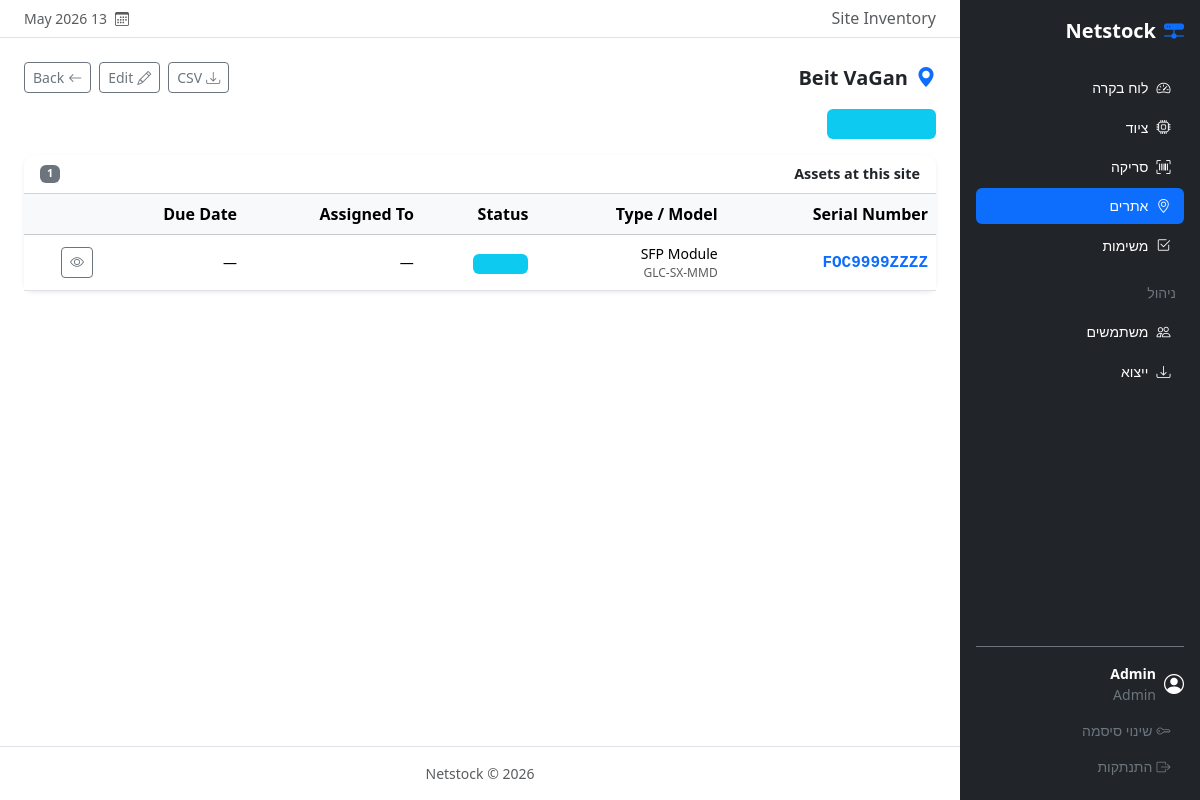
Screenshot of /sites/1 (signed in) with the database file from the repository.
### app/models/user.py (models this page shows, shortened)
class User(UserMixin, db.Model):
    __tablename__ = 'users'
    id = db.Column(db.Integer, primary_key=True)
    name = db.Column(db.String(100), nullable=False)
    email = db.Column(db.String(150), unique=True, nullable=False)
    password_hash = db.Column(db.String(255), nullable=False)
    role = db.Column(db.Enum('admin', 'technician', 'viewer', name='user_role'),
                     nullable=False, default='technician')
    created_at = db.Column(db.DateTime, default=datetime.utcnow)
    assigned_assets = db.relationship('Asset', foreign_keys='Asset.assigned_to_id',
                                      backref='assignee', lazy='dynamic')
    events = db.relationship('AssetEvent', backref='performed_by_user', lazy='dynamic')
    tasks = db.relationship('Task', backref='assignee', lazy='dynamic')
    @property
    def is_admin(self):
        return self.role == 'admin'

### app/models/site.py (models this page shows, shortened)
class Site(db.Model):
    __tablename__ = 'sites'
    id = db.Column(db.Integer, primary_key=True)
    name = db.Column(db.String(150), nullable=False)
    address = db.Column(db.Text)
    notes = db.Column(db.Text)
    current_assets = db.relationship('Asset', foreign_keys='Asset.current_site_id',
                                     backref='current_site', lazy='dynamic')
    events_from = db.relationship('AssetEvent', foreign_keys='AssetEvent.from_site_id',
                                  backref='from_site', lazy='dynamic')
    events_to = db.relationship('AssetEvent', foreign_keys='AssetEvent.to_site_id',
                                backref='to_site', lazy='dynamic')

### app/models/asset.py (models this page shows, shortened)
class Asset(db.Model):
    __tablename__ = 'assets'
    STATUSES = ['in_use', 'dismantled', 'in_storage', 'assigned', 'faulty', 'retired']
    STATUS_LABELS = {
        'in_use': 'בשימוש',
        'dismantled': 'פורק',
        'in_storage': 'באחסון',
        'assigned': 'מוקצה',
        'faulty': 'פגום',
        'retired': 'הוצא משירות',
    }
    STATUS_COLORS = {
        'in_use': 'success',
        'dismantled': 'warning',
        'in_storage': 'info',
        'assigned': 'primary',
        'faulty': 'danger',
        'retired': 'secondary',
    }
    id = db.Column(db.Integer, primary_key=True)
    serial_number = db.Column(db.String(100), unique=True, nullable=False)
    barcode = db.Column(db.String(100), unique=True, nullable=True)
    asset_type_id = db.Column(db.Integer, db.ForeignKey('asset_types.id'), nullable=False)
    model = db.Column(db.String(150))
    manufacturer = db.Column(db.String(150))
    status = db.Column(
        db.Enum(*STATUSES, name='asset_status'),
        nullable=False,
        default='in_storage'
    )
    current_site_id = db.Column(db.Integer, db.ForeignKey('sites.id'), nullable=True)
    assigned_to_id = db.Column(db.Integer, db.ForeignKey('users.id'), nullable=True)
    due_date = db.Column(db.Date, nullable=True)
    notes = db.Column(db.Text)
    created_at = db.Column(db.DateTime, default=datetime.utcnow)
    updated_at = db.Column(db.DateTime, default=datetime.utcnow, onupdate=datetime.utcnow)
    events = db.relationship('AssetEvent', backref='asset', lazy='dynamic',
                             order_by='AssetEvent.event_date.desc()')
    tasks = db.relationship('Task', backref='asset', lazy='dynamic')
    @property
    def status_label(self):
        return self.STATUS_LABELS.get(self.status, self.status)
    @property
    def status_color(self):
        return self.STATUS_COLORS.get(self.status, 'secondary')
    @property
    def is_overdue(self):
        from datetime import date
        return self.due_date and self.due_date < date.today()

class AssetType(db.Model):
    __tablename__ = 'asset_types'
    id = db.Column(db.Integer, primary_key=True)
    name = db.Column(db.String(100), nullable=False)
    category = db.Column(db.String(100))
    assets = db.relationship('Asset', backref='asset_type', lazy='dynamic')

### app/routes/sites.py (the view)
@sites_bp.route('/<int:id>')
@login_required
def detail(id):
    site = Site.query.get_or_404(id)
    assets = Asset.query.filter_by(current_site_id=id).order_by(Asset.serial_number).all()
    status_counts = {}
    for a in assets:
        status_counts[a.status] = status_counts.get(a.status, 0) + 1
    return render_template('sites/detail.html', site=site, assets=assets, status_counts=status_counts)

### app/models/user.py (called while the page is built)
@login_manager.user_loader
def load_user(user_id):
    return User.query.get(int(user_id))

### app/templates/sites/detail.html (shortened to what this page needs)
{% extends 'base.html' %}
{% block page_title %}Site Inventory{% endblock %}
{% block content %}
<div class="d-flex justify-content-between align-items-center mb-3 flex-wrap gap-2">
  <div>
    <h5 class="mb-0 fw-bold"><i class="bi bi-geo-alt-fill text-primary me-2"></i>{{ site.name }}</h5>
  </div>
  <div class="d-flex gap-2">
    {% if current_user.is_admin %}
    <a href="{{ url_for('admin.export_site_csv', id=site.id) }}" class="btn btn-sm btn-outline-secondary" title="Export CSV">
      <i class="bi bi-download me-1"></i>CSV
    </a>
    <a href="{{ url_for('sites.edit', id=site.id) }}" class="btn btn-sm btn-outline-secondary">
      <i class="bi bi-pencil me-1"></i>Edit
    </a>
    {% endif %}
    <a href="{{ url_for('sites.list_sites') }}" class="btn btn-sm btn-outline-secondary">
      <i class="bi bi-arrow-left me-1"></i>Back
    </a>
  </div>
</div>
{% if status_counts %}
<div class="row g-2 mb-3">
  {% set status_labels = {'in_use':'In Use','dismantled':'Dismantled','in_storage':'In Storage','assigned':'Assigned','faulty':'Faulty','retired':'Retired'} %}
  {% set status_colors = {'in_use':'success','dismantled':'warning','in_storage':'info','assigned':'primary','faulty':'danger','retired':'secondary'} %}
  {% for status, count in status_counts.items() %}
  <div class="col-auto">
    <span class="badge bg-{{ status_colors.get(status,'secondary') }} bg-opacity-15 text-{{ status_colors.get(status,'secondary') }} border border-{{ status_colors.get(status,'secondary') }} border-opacity-25 px-3 py-2">
    </span>
  </div>
  {% endfor %}
</div>
{% endif %}
<div class="card border-0 shadow-sm">
  <div class="card-header bg-transparent d-flex justify-content-between align-items-center">
    <span class="fw-semibold">Assets at this site</span>
    <span class="badge bg-secondary">{{ assets | length }}</span>
  </div>
  <div class="table-responsive">
    <table class="table table-hover align-middle mb-0">
      <thead class="table-light">
        <tr>
          <th>Serial Number</th>
          <th>Type / Model</th>
          <th>Status</th>
          <th>Assigned To</th>
          <th>Due Date</th>
          <th></th>
        </tr>
      </thead>
      <tbody>
        {% for asset in assets %}
        <tr class="{{ 'table-danger' if asset.is_overdue }}">
          <td>
            <a href="{{ url_for('assets.detail', id=asset.id) }}" class="fw-semibold text-decoration-none font-monospace">
              {{ asset.serial_number }}
            </a>
          </td>
          <td>
            <div class="small">{{ asset.asset_type.name if asset.asset_type else '—' }}</div>
            <div class="text-muted x-small">{{ asset.model or '' }}</div>
          </td>
          <td>
            <span class="badge bg-{{ asset.status_color }} bg-opacity-15 text-{{ asset.status_color }}">
            </span>
          </td>
          <td class="small">{{ asset.assignee.name if asset.assignee else '—' }}</td>
          <td class="small">
            {% if asset.due_date %}
            <span class="{{ 'text-danger fw-semibold' if asset.is_overdue }}">
              {{ asset.due_date.strftime('%d %b %Y') }}
            </span>
            {% else %}—{% endif %}
          </td>
          <td>
            <a href="{{ url_for('assets.detail', id=asset.id) }}" class="btn btn-sm btn-outline-secondary">
              <i class="bi bi-eye"></i>
            </a>
          </td>
        </tr>
        {% else %}
        <tr>
          <td colspan="6" class="text-center text-muted py-4">No assets at this site.</td>
        </tr>
        {% endfor %}
      </tbody>
    </table>
  </div>
</div>
{% endblock %}

### app/templates/base.html (shortened to what this page needs)
<!DOCTYPE html>
<html lang="he" dir="rtl">
<head>
  <link rel="stylesheet" href="https://cdn.jsdelivr.net/npm/bootstrap@5.3.3/dist/css/bootstrap.rtl.min.css" />
  <link rel="stylesheet" href="https://cdn.jsdelivr.net/npm/bootstrap-icons@1.11.3/font/bootstrap-icons.min.css" />
  <link rel="stylesheet" href="{{ url_for('static', filename='css/style.css') }}" />
</head>
<body>
<div class="d-flex">
  <nav id="sidebar" class="bg-dark text-white d-flex flex-column p-3">
    <a href="{{ url_for('main.dashboard') }}" class="navbar-brand text-white fw-bold fs-5 mb-4 d-flex align-items-center gap-2">
      <i class="bi bi-hdd-network-fill text-primary"></i> Netstock
    </a>
    <ul class="nav nav-pills flex-column gap-1 flex-grow-1">
      <li class="nav-item">
        <a href="{{ url_for('main.dashboard') }}"
           class="nav-link text-white {% if request.endpoint == 'main.dashboard' %}active{% endif %}">
          <i class="bi bi-speedometer2 me-2"></i>לוח בקרה
        </a>
      </li>
      <li class="nav-item">
        <a href="{{ url_for('assets.list_assets') }}"
           class="nav-link text-white {% if request.blueprint == 'assets' %}active{% endif %}">
          <i class="bi bi-cpu me-2"></i>ציוד
        </a>
      </li>
      <li class="nav-item">
        <a href="{{ url_for('scan.index') }}" class="nav-link text-white {% if request.blueprint == 'scan' %}active{% endif %}">
          <i class="bi bi-upc-scan me-2"></i>סריקה
        </a>
      </li>
      <li class="nav-item">
        <a href="{{ url_for('sites.list_sites') }}"
           class="nav-link text-white {% if request.blueprint == 'sites' %}active{% endif %}">
          <i class="bi bi-geo-alt me-2"></i>אתרים
        </a>
      </li>
      <li class="nav-item">
        <a href="{{ url_for('tasks.list_tasks') }}" class="nav-link text-white {% if request.blueprint == 'tasks' %}active{% endif %}">
          <i class="bi bi-check2-square me-2"></i>משימות
        </a>
      </li>
      {% if current_user.is_admin %}
      <li class="nav-item mt-2">
        <span class="nav-link text-secondary small text-uppercase px-2">ניהול</span>
      </li>
      <li class="nav-item">
        <a href="{{ url_for('admin.users') }}"
           class="nav-link text-white {% if request.endpoint == 'admin.users' or request.endpoint == 'admin.new_user' or request.endpoint == 'admin.edit_user' %}active{% endif %}">
          <i class="bi bi-people me-2"></i>משתמשים
        </a>
      </li>
      <li class="nav-item">
        <a href="{{ url_for('admin.export') }}"
           class="nav-link text-white {% if request.endpoint == 'admin.export' %}active{% endif %}">
          <i class="bi bi-download me-2"></i>ייצוא
        </a>
      </li>
      {% endif %}
    </ul>
    <div class="mt-auto border-top border-secondary pt-3">
      <div class="d-flex align-items-center gap-2 mb-2 small text-secondary">
        <i class="bi bi-person-circle fs-5 text-white"></i>
        <div>
          <div class="text-white fw-semibold">{{ current_user.name }}</div>
          <div class="text-capitalize">{{ current_user.role }}</div>
        </div>
      </div>
      <a href="{{ url_for('auth.change_password') }}" class="nav-link text-secondary small">
        <i class="bi bi-key me-1"></i>שינוי סיסמה
      </a>
      <a href="{{ url_for('auth.logout') }}" class="nav-link text-secondary small">
        <i class="bi bi-box-arrow-right me-1"></i>התנתקות
      </a>
    </div>
  </nav>
  <div class="flex-grow-1 d-flex flex-column min-vh-100">
    <header class="bg-white border-bottom px-4 py-2 d-flex align-items-center justify-content-between sticky-top">
      <h6 class="mb-0 text-muted fw-normal">{% block page_title %}{% endblock %}</h6>
      <div class="d-flex align-items-center gap-2 small text-muted">
        <i class="bi bi-calendar3"></i>{{ now.strftime('%d %b %Y') }}
      </div>
    </header>
    <main class="flex-grow-1 p-4">
      {% block content %}{% endblock %}
    </main>
    <footer class="text-center text-muted small py-3 border-top">
      Netstock &copy; {{ now.year }}
    </footer>
  </div>
</div>
</body>
</html>

### app/static/css/style.css (style rules this page uses)
#sidebar { width: 240px; min-height: 100vh; position: sticky; top: 0; height: 100vh; overflow-y: auto; flex-shrink: 0; }
#sidebar .nav-link { border-radius: 6px; font-size: 0.875rem; padding: 0.45rem 0.85rem; transition: background-color 0.15s; }
#sidebar .nav-link.active { background-color: var(--bs-primary); }
.x-small { font-size: 0.75rem; }
.card { border-radius: 10px; }
.card-header { border-radius: 10px 10px 0 0 !important; font-size: 0.9rem; }

### rows the page displays
User: name "Admin", role "Admin"
Site: name "Beit VaGan"
Asset: serial_number "FOC9999ZZZZ", asset_type "SFP Module", model "GLC-SX-MMD", assignee "—"

### other values shown
{{ assets | length }} "1"
